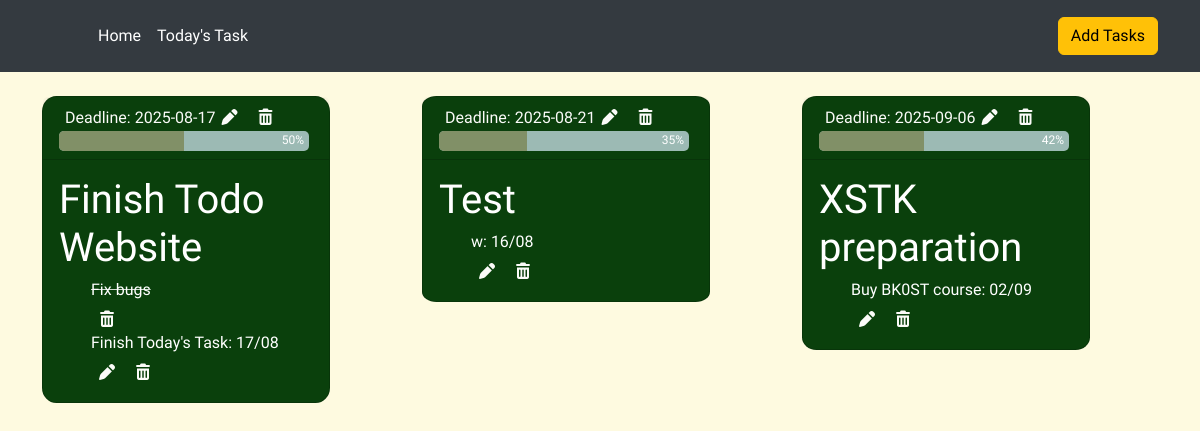
The page /home on the database its author committed.
### main.py (models this page shows)
class Task(db.Model):
    id: Mapped[int] = mapped_column(Integer, primary_key=True)
    name: Mapped[str] = mapped_column(String(250), nullable=False, unique=True)
    deadline: Mapped[str] = mapped_column(String(250), nullable=True, unique=False)
    progress_bar: Mapped[int] = mapped_column(Integer, nullable=False, unique=False)
    parent: Mapped[int] = mapped_column(Integer, unique=False)
    description: Mapped[str] = mapped_column(String(2000), nullable=True)
    duration: Mapped[str] = mapped_column(String(250), nullable=True)
    start_time: Mapped[str] = mapped_column(String(250), nullable=True)
    today: Mapped[int] = mapped_column(Integer, nullable=False)

### main.py (the view)
@app.route("/")
@app.route("/home")
def home():
    get_task()
    task_id = request.args.get("task_id")
    delete_type = request.args.get("delete_type")
    return render_template("index.html", local_task=local_task, delete_type=delete_type, task_id=task_id)

### main.py (called while the page is built)
def update_percent():
    for task_combo in local_task:
        if len(task_combo["sub_task"]) != 0:
            medium_percent = 100 / len(task_combo["sub_task"])
            total_percent = 0
            for subtask in task_combo["sub_task"]:
                total_percent = total_percent + subtask.progress_bar*medium_percent/ 100
            with app.app_context():
                main_task_to_update = db.get_or_404(Task, task_combo["main_task"].id)
                main_task_to_update.progress_bar = total_percent
                db.session.commit()

def check_datetoday(input_deadline, choice):
    today = datetime.datetime.today()
    if choice == "date":
        input_datetime = datetime.datetime(input_deadline.year, input_deadline.month, input_deadline.day)
    else:
        input_datetime = datetime.datetime.strptime(input_deadline, "%Y-%m-%d")
    if input_datetime.year == today.year and input_datetime.month == today.month and input_datetime.day == today.day:
        return 0
    if input_datetime > today:
        return 1
    return -1

### templates/index.html (shortened to what this page needs)
<!DOCTYPE html>
<html lang="en">
{% include "header.html" %}
<body>
    <div class="container mt-4">
        <div class="row g-4">
            {% for task_combo in local_task: %}
            <div class="col-md-4">
            {% if task_combo['urgency'] %}
                <div class="card round_image text-white bg-urgent mb-3" style="max-width: 18rem;">
            {% else %}
                <div class="card round_image text-white bg-green mb-3" style="max-width: 18rem;">
            {% endif %}
                  <div class="card-header">
                      <button class="edit-button"><a href="{{ url_for('edit', task=task_combo['main_task'].id) }}" class="edit-button">Deadline: {{ task_combo['main_task'].deadline }} <i class="fa-solid fa-pen"></i></a></button>
                      <button class="edit-button"><a href="{{ url_for('delete', task_id=task_combo['main_task'].id, delete_type='delete1') }}" class="edit-button"><i class="fa-solid fa-trash-can"></i></a></button>
                      <div class="progress">
                          <div class="progress__fill" style="width: {{ task_combo['main_task'].progress_bar }}%;"></div>
                          <span class="progress__text">{{ task_combo['main_task'].progress_bar}}%</span>
                      </div>
                  </div>
                  <div class="card-body">
                    <h1 class="card-title">{{ task_combo['main_task'].name }}</h1>
                    <ul class="card-text">
                        {% for subtask in task_combo['sub_task']: %}
                        <li>
                            {% if subtask.progress_bar == 100 %}
                            <h6 class="cross-out">{{ subtask.name }}</h6>
                            {% else %}
                            <h6>{{ subtask.name }}: {{ subtask.deadline.split("-")[-1] }}/{{ subtask.deadline.split("-")[-2] }}</h6>
                            <button class="edit-button "><a href="{{ url_for('edit', task=subtask.id) }}" class="edit-button "> <i class="fa-solid fa-pen"></i></a></button>
                            {% endif %}
                            <button class="edit-button no-new-line"><a href="{{ url_for('delete', task_id=subtask.id, delete_type='delete1') }}" class="edit-button"><i class="fa-solid fa-trash-can"></i></a></button>
                        </li>
                        {% endfor %}
                    </ul>
                  </div>
                </div>
            </div>
            {% endfor %}
        </div>
    </div>
</body>
</html>

### static/style.css (style rules this page uses)
body { font-family: "Open Sans", sans-serif; color: #0c0c0c; background-color: #FEFAE0; overflow-x: hidden; }
h1, h2 { font-family: 'Dancing Script', cursive; }
a, a:hover, a:focus { text-decoration: none; }
.text-white { color: #fff !important; }
.bg-green { background-color: #0A400C !important }
.round_image { border-radius: 5%; }
.progress { position: relative; width: 250px; height: 20px; background: #9cbab4; border-radius: 5px; overflow: hidden; }
.progress__fill { width: 0%; height: 100; background: #819067; }
.progress__text { position: absolute; top: 0; right: 5px; transform: translateY(0%); }
.edit-button { background-color: transparent; color: #FBFBF9; border: none; text-align: left; }
ul { list-style-type: none; }
.no-new-line { white-space: nowrap; }
.cross-out { text-decoration: line-through; text-decoration-color: rgba(255, 255, 255, 0.8); }

### rows shown on the page
Task: main_task.deadline "2025-08-17", main_task.progress_bar "50", main_task.name "Finish Todo Website"
Task: name "Fix bugs"
Task: name "Finish Today's Task", deadline "17", deadline "08"
Task: main_task.deadline "2025-08-21", main_task.progress_bar "35", main_task.name "Test"
Task: name "w", deadline "16", deadline "08"
Task: main_task.deadline "2025-09-06", main_task.progress_bar "42", main_task.name "XSTK preparation"
Task: name "Buy BK0ST course", deadline "02", deadline "09"
